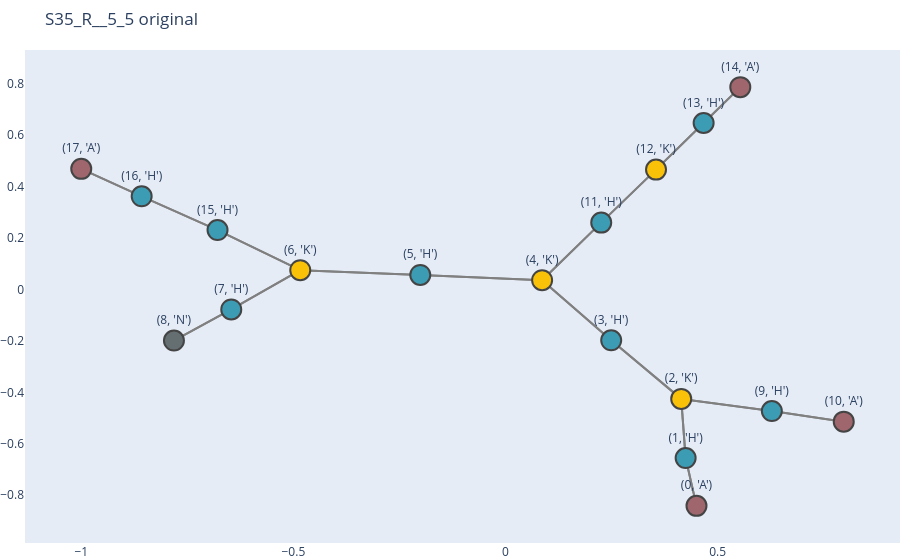
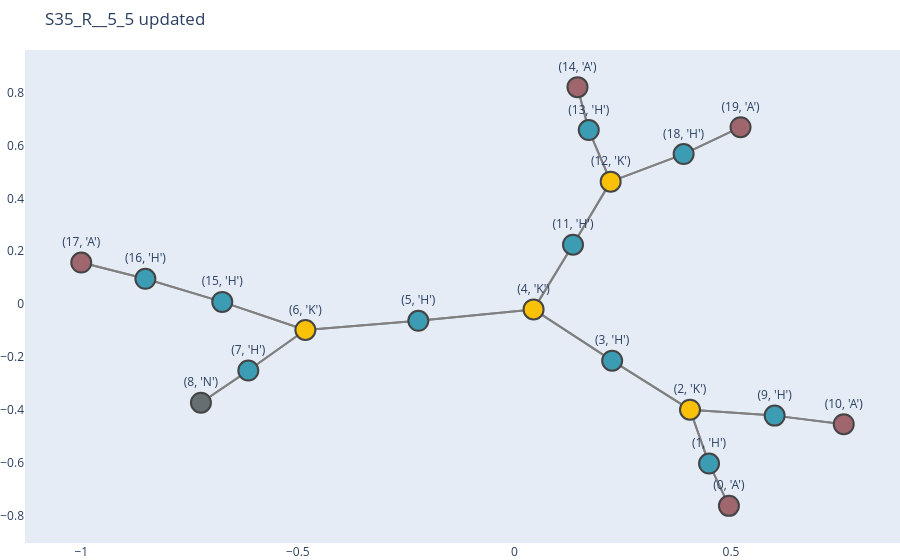

Notebook source saved alongside these figures, in order:
### Code cell
peptide = 'S35_R'
model_path = '../results/models/max_notest_Round2_notemptime_9818.pt'

df = pd.read_excel('../data/Round2_screening.xlsx')
subdf = df[df['name'].str.contains(peptide)]
dataset = graph_funcs.create_dataset(subdf)
    
dataloader = DataLoader(dataset, batch_size=1, shuffle=True)

model = torch.load(model_path, 
                   weights_only=False)

model.eval()

### Figure 1 — Plotly figure (JSON) as saved in the notebook; plotly's stock layout.template omitted (floating-point values rounded to 4 significant figures)
{"data": [{"hoverinfo": "none", "line": {"color": "gray", "width": 2}, "mode": "lines", "type": "scatter", "x": [0.4501, 0.4245, null, 0.4245, 0.4141, null, 0.4141, 0.249, null, 0.249, 0.0862, null, 0.0862, -0.2009, null, -0.2009, -0.4838, null, -0.4838, -0.6464, null, -0.6464, -0.7815, null, 0.4141, 0.6277, null, 0.6277, 0.7971, null, 0.0862, 0.2255, null, 0.2255, 0.3547, null, 0.3547, 0.4669, null, 0.4669, 0.5533, null, -0.4838, -0.6788, null, -0.6788, -0.8576, null, -0.8576, -1, null, 0.4245, 0.4501, null, 0.4141, 0.4245, null, 0.249, 0.4141, null, 0.0862, 0.249, null, -0.2009, 0.0862, null, -0.4838, -0.2009, null, -0.6464, -0.4838, null, -0.7815, -0.6464, null, 0.6277, 0.4141, null, 0.7971, 0.6277, null, 0.2255, 0.0862, null, 0.3547, 0.2255, null, 0.4669, 0.3547, null, 0.5533, 0.4669, null, -0.6788, -0.4838, null, -0.8576, -0.6788, null, -1, -0.8576, null], "y": [-0.8411, -0.6555, null, -0.6555, -0.4255, null, -0.4255, -0.1979, null, -0.1979, 0.03573, null, 0.03573, 0.05603, null, 0.05603, 0.07448, null, 0.07448, -0.07794, null, -0.07794, -0.199, null, -0.4255, -0.4727, null, -0.4727, -0.5139, null, 0.03573, 0.2594, null, 0.2594, 0.4653, null, 0.4653, 0.6464, null, 0.6464, 0.7857, null, 0.07448, 0.2305, null, 0.2305, 0.3615, null, 0.3615, 0.4682, null, -0.6555, -0.8411, null, -0.4255, -0.6555, null, -0.1979, -0.4255, null, 0.03573, -0.1979, null, 0.05603, 0.03573, null, 0.07448, 0.05603, null, -0.07794, 0.07448, null, -0.199, -0.07794, null, -0.4727, -0.4255, null, -0.5139, -0.4727, null, 0.2594, 0.03573, null, 0.4653, 0.2594, null, 0.6464, 0.4653, null, 0.7857, 0.6464, null, 0.2305, 0.07448, null, 0.3615, 0.2305, null, 0.4682, 0.3615, null]}, {"hoverinfo": "text", "marker": {"color": ["#9f666d", "#3c9cb4", "#f9c107", "#3c9cb4", "#f9c107", "#3c9cb4", "#f9c107", "#3c9cb4", "#656f72", "#3c9cb4", "#9f666d", "#3c9cb4", "#f9c107", "#3c9cb4", "#9f666d", "#3c9cb4", "#3c9cb4", "#9f666d"], "line": {"width": 2}, "showscale": false, "size": 20}, "mode": "markers+text", "text": ["(0, 'A')", "(1, 'H')", "(2, 'K')", "(3, 'H')", "(4, 'K')", "(5, 'H')", "(6, 'K')", "(7, 'H')", "(8, 'N')", "(9, 'H')", "(10, 'A')", "(11, 'H')", "(12, 'K')", "(13, 'H')", "(14, 'A')", "(15, 'H')", "(16, 'H')", "(17, 'A')"], "textposition": "top center", "type": "scatter", "x": [0.4501, 0.4245, 0.4141, 0.249, 0.0862, -0.2009, -0.4838, -0.6464, -0.7815, 0.6277, 0.7971, 0.2255, 0.3547, 0.4669, 0.5533, -0.6788, -0.8576, -1], "y": [-0.8411, -0.6555, -0.4255, -0.1979, 0.03573, 0.05603, 0.07448, -0.07794, -0.199, -0.4727, -0.5139, 0.2594, 0.4653, 0.6464, 0.7857, 0.2305, 0.3615, 0.4682]}], "layout": {"hovermode": "closest", "margin": {"b": 0, "l": 0, "r": 0, "t": 50}, "showlegend": false, "title": {"text": "S35_R__5_5 original"}, "xaxis": {"showgrid": false, "zeroline": false}, "yaxis": {"showgrid": false, "zeroline": false}}}

### Figure 2 — Plotly figure (JSON) as saved in the notebook; plotly's stock layout.template omitted (floating-point values rounded to 4 significant figures)
{"data": [{"hoverinfo": "none", "line": {"color": "gray", "width": 2}, "mode": "lines", "type": "scatter", "x": [0.4953, 0.4493, null, 0.4493, 0.4054, null, 0.4054, 0.2257, null, 0.2257, 0.04426, null, 0.04426, -0.2218, null, -0.2218, -0.4825, null, -0.4825, -0.6143, null, -0.6143, -0.7237, null, 0.4054, 0.6008, null, 0.6008, 0.7603, null, 0.04426, 0.1353, null, 0.1353, 0.2223, null, 0.2223, 0.1717, null, 0.1717, 0.1456, null, -0.4825, -0.6745, null, -0.6745, -0.8519, null, -0.8519, -1, null, 0.4493, 0.4953, null, 0.4054, 0.4493, null, 0.2257, 0.4054, null, 0.04426, 0.2257, null, -0.2218, 0.04426, null, -0.4825, -0.2218, null, -0.6143, -0.4825, null, -0.7237, -0.6143, null, 0.6008, 0.4054, null, 0.7603, 0.6008, null, 0.1353, 0.04426, null, 0.2223, 0.1353, null, 0.1717, 0.2223, null, 0.1456, 0.1717, null, -0.6745, -0.4825, null, -0.8519, -0.6745, null, -1, -0.8519, null, 0.2223, 0.3907, null, 0.3907, 0.2223, null, 0.3907, 0.5221, null, 0.5221, 0.3907, null], "y": [-0.7641, -0.604, null, -0.604, -0.4001, null, -0.4001, -0.2145, null, -0.2145, -0.02012, null, -0.02012, -0.06343, null, -0.06343, -0.09826, null, -0.09826, -0.2518, null, -0.2518, -0.3736, null, -0.4001, -0.4224, null, -0.4224, -0.455, null, -0.02012, 0.2248, null, 0.2248, 0.4636, null, 0.4636, 0.6588, null, 0.6588, 0.8214, null, -0.09826, 0.008204, null, 0.008204, 0.09558, null, 0.09558, 0.1573, null, -0.604, -0.7641, null, -0.4001, -0.604, null, -0.2145, -0.4001, null, -0.02012, -0.2145, null, -0.06343, -0.02012, null, -0.09826, -0.06343, null, -0.2518, -0.09826, null, -0.3736, -0.2518, null, -0.4224, -0.4001, null, -0.455, -0.4224, null, 0.2248, -0.02012, null, 0.4636, 0.2248, null, 0.6588, 0.4636, null, 0.8214, 0.6588, null, 0.008204, -0.09826, null, 0.09558, 0.008204, null, 0.1573, 0.09558, null, 0.4636, 0.5679, null, 0.5679, 0.4636, null, 0.5679, 0.6697, null, 0.6697, 0.5679, null]}, {"hoverinfo": "text", "marker": {"color": ["#9f666d", "#3c9cb4", "#f9c107", "#3c9cb4", "#f9c107", "#3c9cb4", "#f9c107", "#3c9cb4", "#656f72", "#3c9cb4", "#9f666d", "#3c9cb4", "#f9c107", "#3c9cb4", "#9f666d", "#3c9cb4", "#3c9cb4", "#9f666d", "#3c9cb4", "#9f666d"], "line": {"width": 2}, "showscale": false, "size": 20}, "mode": "markers+text", "text": ["(0, 'A')", "(1, 'H')", "(2, 'K')", "(3, 'H')", "(4, 'K')", "(5, 'H')", "(6, 'K')", "(7, 'H')", "(8, 'N')", "(9, 'H')", "(10, 'A')", "(11, 'H')", "(12, 'K')", "(13, 'H')", "(14, 'A')", "(15, 'H')", "(16, 'H')", "(17, 'A')", "(18, 'H')", "(19, 'A')"], "textposition": "top center", "type": "scatter", "x": [0.4953, 0.4493, 0.4054, 0.2257, 0.04426, -0.2218, -0.4825, -0.6143, -0.7237, 0.6008, 0.7603, 0.1353, 0.2223, 0.1717, 0.1456, -0.6745, -0.8519, -1, 0.3907, 0.5221], "y": [-0.7641, -0.604, -0.4001, -0.2145, -0.02012, -0.06343, -0.09826, -0.2518, -0.3736, -0.4224, -0.455, 0.2248, 0.4636, 0.6588, 0.8214, 0.008204, 0.09558, 0.1573, 0.5679, 0.6697]}], "layout": {"hovermode": "closest", "margin": {"b": 0, "l": 0, "r": 0, "t": 50}, "showlegend": false, "title": {"text": "S35_R__5_5 updated"}, "xaxis": {"showgrid": false, "zeroline": false}, "yaxis": {"showgrid": false, "zeroline": false}}}
